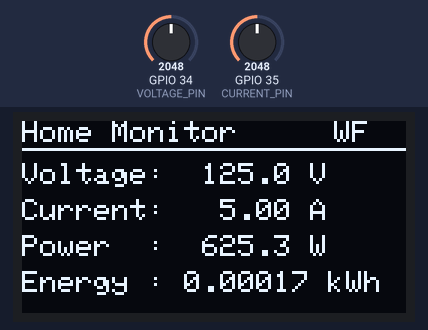
Recording of a sketch running on a simulated ESP32. Shown: 128×64 one-colour display. The inputs (shaded band) are chosen by the test bench; at power-on: GPIO 34 (VOLTAGE_PIN) = 2048, GPIO 35 (CURRENT_PIN) = 2048 (analog values on the 0–4095 scale). WiFi joins after 1.5 s; servers stay silent unless stated; random numbers use the default seed unless the sketch sets one; no MQTT or app messages arrive unless stated; what the sketch prints to the serial monitor is not drawn.

Above: at 4.1 s.
4.2 s: GPIO 34 (VOLTAGE_PIN) set to 2866
At 5.9 s:
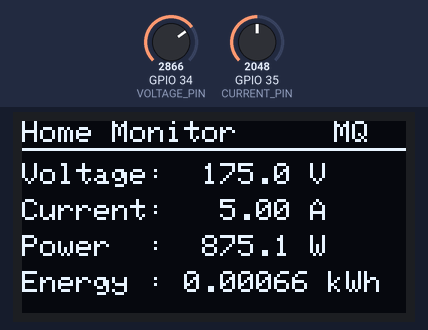
7.2 s: GPIO 35 (CURRENT_PIN) set to 2866
At 9.9 s:
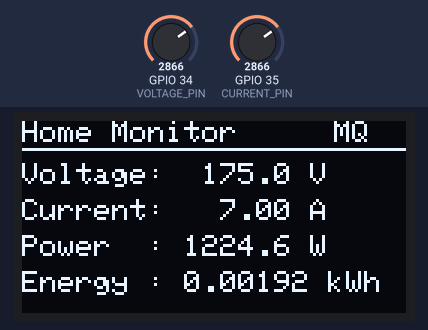
10.0 s: GPIO 34 (VOLTAGE_PIN) set to 3603
At 11.0 s:
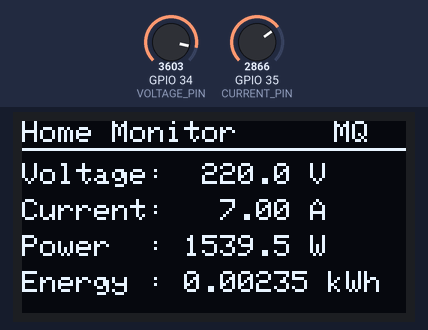
13.0 s: GPIO 35 (CURRENT_PIN) set to 3603
At 14.3 s:
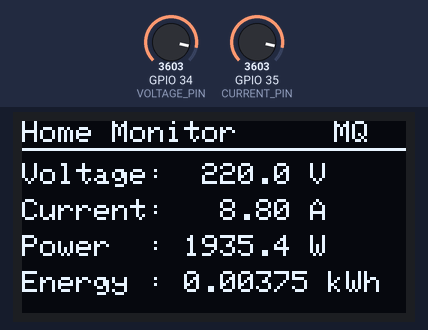
16.0 s: GPIO 34 (VOLTAGE_PIN) set to 4095
At 17.3 s:
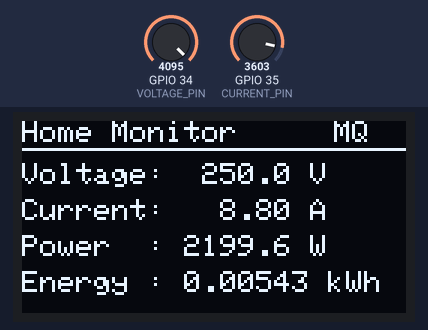
19.0 s: GPIO 35 (CURRENT_PIN) set to 4095
At 20.3 s:
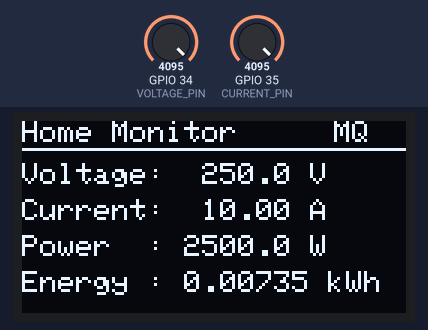
Timing chart, 0 to 22.0 s (numbered marks = the images above; inputs shaded):
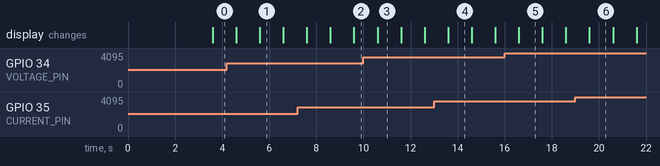

Measured:
- what the display in image 1 shows lasts 1.0 s, from 5.6 s to 6.6 s

The sketch:

sketch.ino
```cpp
/*
  Smart Home Monitoring & Maintenance System
  Phase 2 - IoT connectivity (Wi-Fi + MQTT) on top of Phase 1

  Pot 1 (GPIO34) simulates the voltage sensor  : 0 - 250 V
  Pot 2 (GPIO35) simulates the current sensor  : 0 - 10 A
  P (W)    = V * I
  E (kWh) += P * dt / 3,600,000,000   (dt in ms, measured, not assumed)
*/
#include <Wire.h>
#include <WiFi.h>
#include <PubSubClient.h>
#include <Adafruit_GFX.h>
#include <Adafruit_SSD1306.h>

// ---------- Pins ----------
#define VOLTAGE_PIN 34
#define CURRENT_PIN 35
#define OLED_SDA    21
#define OLED_SCL    22

// ---------- Wi-Fi / MQTT ----------
const char* WIFI_SSID = "Wokwi-GUEST";   // Wokwi's built-in open network
const char* WIFI_PASS = "";
const char* MQTT_HOST = "broker.hivemq.com";
const int   MQTT_PORT = 1883;
// Must match MQTT_TOPIC in backend/main.py. Change it to something unique to you.
const char* MQTT_TOPIC = "harshit-smarthome-7f3a/readings";
const char* APPLIANCE_ID = "heater";
const unsigned long PUBLISH_INTERVAL_MS = 3000;

WiFiClient wifiClient;
PubSubClient mqtt(wifiClient);
unsigned long lastPublish = 0, lastReconnect = 0;

// ---------- OLED ----------
#define SCREEN_WIDTH  128
#define SCREEN_HEIGHT 64
#define OLED_ADDR     0x3C
Adafruit_SSD1306 display(SCREEN_WIDTH, SCREEN_HEIGHT, &Wire, -1);

// ---------- Scaling ----------
const float ADC_MAX      = 4095.0;
const float VOLTAGE_MAX  = 250.0;   // V at full-scale
const float CURRENT_MAX  = 10.0;    // A at full-scale
const int   SAMPLES      = 16;      // averaging to reduce ADC noise

// ---------- Timing ----------
const unsigned long SAMPLE_INTERVAL_MS = 1000;
unsigned long lastSample = 0;

// ---------- State ----------
float voltage = 0, current = 0, power = 0;
double energyKWh = 0;

float readAveraged(int pin) {
  long sum = 0;
  for (int i = 0; i < SAMPLES; i++) {
    sum += analogRead(pin);
    delayMicroseconds(200);
  }
  return sum / (float)SAMPLES;
}

void updateDisplay() {
  display.clearDisplay();
  display.setTextSize(1);
  display.setTextColor(SSD1306_WHITE);

  display.setCursor(0, 0);
  display.println("Home Monitor");
  display.drawLine(0, 9, 127, 9, SSD1306_WHITE);

  display.setCursor(0, 14);
  display.printf("Voltage: %6.1f V\n", voltage);
  display.setCursor(0, 26);
  display.printf("Current: %6.2f A\n", current);
  display.setCursor(0, 38);
  display.printf("Power  : %6.1f W\n", power);
  display.setCursor(0, 50);
  display.printf("Energy : %.5f kWh", energyKWh);
  display.setCursor(104, 0);
  display.print(mqtt.connected() ? "MQ" : (WiFi.status() == WL_CONNECTED ? "WF" : "--"));

  display.display();
}

void setup() {
  Serial.begin(115200);
  analogReadResolution(12);

  Wire.begin(OLED_SDA, OLED_SCL);
  if (!display.begin(SSD1306_SWITCHCAPVCC, OLED_ADDR)) {
    Serial.println("SSD1306 init failed");
    while (true) delay(1000);
  }
  display.clearDisplay();
  display.setTextSize(1);
  display.setTextColor(SSD1306_WHITE);
  display.setCursor(0, 20);
  display.println("Smart Home Monitor");
  display.println("Starting...");
  display.display();
  delay(1000);

  Serial.print("Connecting to Wi-Fi");
  WiFi.begin(WIFI_SSID, WIFI_PASS, 6);
  unsigned long t0 = millis();
  while (WiFi.status() != WL_CONNECTED && millis() - t0 < 15000) {
    delay(250);
    Serial.print(".");
  }
  Serial.println(WiFi.status() == WL_CONNECTED ? " connected" : " FAILED (will retry)");
  mqtt.setServer(MQTT_HOST, MQTT_PORT);

  lastSample = millis();
  Serial.println("Smart Home Monitoring - Phase 2 started");
}

void ensureConnected() {
  if (mqtt.connected()) return;
  if (millis() - lastReconnect < 5000) return;   // retry every 5 s
  lastReconnect = millis();
  if (WiFi.status() != WL_CONNECTED) {
    WiFi.begin(WIFI_SSID, WIFI_PASS, 6);
    return;
  }
  String id = "esp32-home-" + String((uint32_t)esp_random(), HEX);
  Serial.print("MQTT connecting... ");
  if (mqtt.connect(id.c_str())) Serial.println("ok");
  else { Serial.print("failed rc="); Serial.println(mqtt.state()); }
}

void publishReading() {
  char payload[200];
  snprintf(payload, sizeof(payload),
    "{\"appliance_id\":\"%s\",\"voltage\":%.1f,\"current\":%.2f,\"power\":%.1f,\"energy_kwh\":%.5f}",
    APPLIANCE_ID, voltage, current, power, energyKWh);
  bool ok = mqtt.publish(MQTT_TOPIC, payload);
  Serial.printf("[MQTT] %s -> %s\n", ok ? "sent" : "FAILED", payload);
}

void loop() {
  ensureConnected();
  mqtt.loop();

  unsigned long now = millis();
  if (now - lastSample < SAMPLE_INTERVAL_MS) return;

  unsigned long dtMs = now - lastSample;   // actual elapsed time
  lastSample = now;

  voltage = readAveraged(VOLTAGE_PIN) / ADC_MAX * VOLTAGE_MAX;
  current = readAveraged(CURRENT_PIN) / ADC_MAX * CURRENT_MAX;
  power   = voltage * current;                       // W
  energyKWh += (double)power * dtMs / 3600000000.0;  // W*ms -> kWh

  updateDisplay();

  Serial.printf("V=%.1f V | I=%.2f A | P=%.1f W | E=%.5f kWh\n",
                voltage, current, power, energyKWh);

  if (millis() - lastPublish >= PUBLISH_INTERVAL_MS) {
    lastPublish = millis();
    if (mqtt.connected()) publishReading();
    else Serial.println("[MQTT] not connected, skipping publish");
  }
}
```
